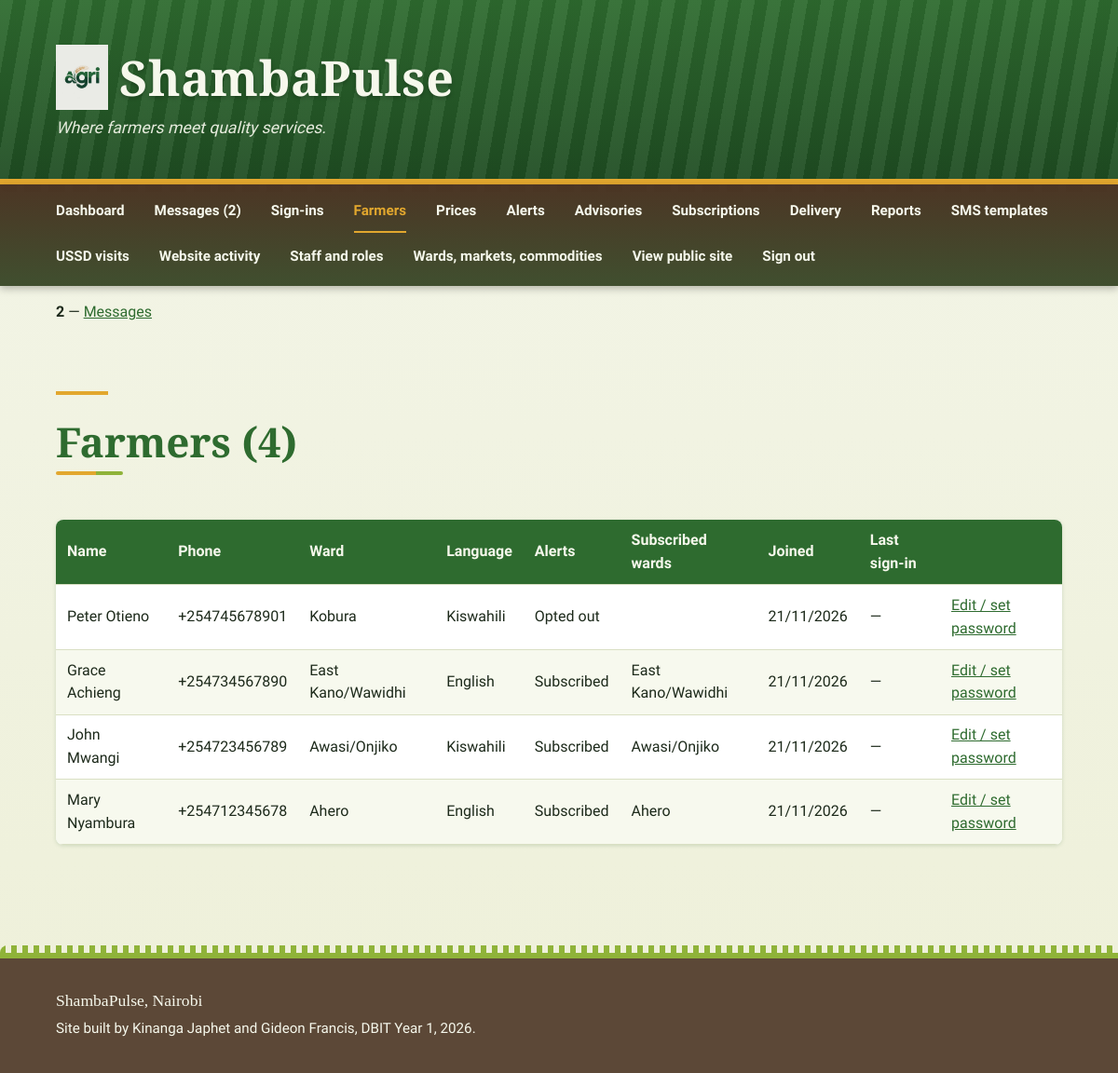
The app's page /admin/farmers.php (signed in) with its own data.
### tables this page shows
CREATE TABLE farmer (
  farmer_id INT AUTO_INCREMENT PRIMARY KEY,
  full_name VARCHAR(80) NOT NULL,
  phone VARCHAR(20) NOT NULL UNIQUE,
  password_hash VARCHAR(255) NULL,
  county VARCHAR(50) NOT NULL,
  ward VARCHAR(50) NOT NULL,
  language VARCHAR(10) NOT NULL DEFAULT 'English',
  consent TINYINT(1) NOT NULL DEFAULT 0,
  consent_at TIMESTAMP NULL,
  subscribed TINYINT(1) NOT NULL DEFAULT 1,
  last_login_at TIMESTAMP NULL,
  created_at TIMESTAMP NOT NULL DEFAULT CURRENT_TIMESTAMP
);

CREATE TABLE subscription (
  subscription_id INT AUTO_INCREMENT PRIMARY KEY,
  farmer_id INT NOT NULL,
  ward VARCHAR(50) NOT NULL,
  channel VARCHAR(10) NOT NULL DEFAULT 'sms',
  active TINYINT(1) NOT NULL DEFAULT 1,
  created_at TIMESTAMP NOT NULL DEFAULT CURRENT_TIMESTAMP,
  UNIQUE KEY uk_subscription (farmer_id, ward, channel),
  FOREIGN KEY (farmer_id) REFERENCES farmer (farmer_id)
);

### includes/bootstrap.php (called while the page is built, shortened)
<?php
function db(): PDO {
    static $pdo = null;
    if ($pdo === null) {
        $pdo = new PDO(
            'mysql:host=' . DB_HOST . ';dbname=' . DB_NAME . ';charset=utf8mb4',
            DB_USER, DB_PASS,
            [PDO::ATTR_ERRMODE => PDO::ERRMODE_EXCEPTION, PDO::ATTR_DEFAULT_FETCH_MODE => PDO::FETCH_ASSOC]
        );
        ensure_columns($pdo);
    }
    return $pdo;
}
function ensure_columns(PDO $pdo): void {
    foreach ([
        "ALTER TABLE message ADD COLUMN is_read TINYINT(1) NOT NULL DEFAULT 0",
        "ALTER TABLE farmer ADD COLUMN password_hash VARCHAR(255) NULL",
        "ALTER TABLE farmer ADD COLUMN last_login_at TIMESTAMP NULL",
        "ALTER TABLE farmer ADD COLUMN consent_at TIMESTAMP NULL",
        "ALTER TABLE price ADD COLUMN recorded_by INT NULL",
        "ALTER TABLE alert ADD COLUMN title VARCHAR(120) NOT NULL DEFAULT ''",
        "ALTER TABLE alert ADD COLUMN severity VARCHAR(10) NOT NULL DEFAULT 'info'",
        "ALTER TABLE alert ADD COLUMN ward VARCHAR(50) NOT NULL DEFAULT ''",
        "ALTER TABLE alert ADD COLUMN created_by INT NULL",
    ] as $sql) {
        try { $pdo->exec($sql); } catch (Throwable $e) {  }
    }
    ensure_doc_tables($pdo);
}
function ensure_doc_tables(PDO $pdo): void {
    foreach ($tables as $sql) {
        try { $pdo->exec($sql); } catch (Throwable $e) {  }
    }
    try {
        if ((int)($pdo->query("SELECT COUNT(*) FROM ward")->fetchColumn()) === 0) {
            $pdo->exec("INSERT INTO ward (name, lat, lon) VALUES ('Ahero', -0.1728, 34.9214), ('Awasi/Onjiko', -0.1833, 34.9833), ('East Kano/Wawidhi', -0.2167, 34.9667), ('Kabonyo/Kanyagwal', -0.2833, 34.9167), ('Kobura', -0.2333, 34.8333)");
        }
        if ((int)($pdo->query("SELECT COUNT(*) FROM market")->fetchColumn()) === 0) {
            $pdo->exec("INSERT INTO market (name, ward) VALUES ('Ahero', 'Ahero'), ('Awasi', 'Awasi/Onjiko'), ('Rabuor', 'Kobura'), ('Pap Onditi', 'East Kano/Wawidhi'), ('Nyando', 'Kabonyo/Kanyagwal'), ('Katito', 'East Kano/Wawidhi')");
        }
        if ((int)($pdo->query("SELECT COUNT(*) FROM commodity")->fetchColumn()) === 0) {
            $pdo->exec("INSERT INTO commodity (name, unit) VALUES ('Maize', '90kg bag'), ('Beans', '90kg bag'), ('Rice', '90kg bag'), ('Sorghum', '90kg bag'), ('Finger Millet', '90kg bag'), ('Groundnuts', 'kg'), ('Tomatoes', 'kg'), ('Onions', 'kg'), ('Sukuma Wiki', 'bunch'), ('Milk', 'litre'), ('Eggs', 'tray'), ('Live Chicken', 'bird'), ('Goat', 'animal'), ('Cattle', 'animal')");
        }
        if ((int)($pdo->query("SELECT COUNT(*) FROM staff")->fetchColumn()) === 0) {
            $st = $pdo->prepare("INSERT INTO staff (name, username, email, password_hash, role, ward) VALUES (?,?,?,?,?,?)");
            $st->execute(['ShambaPulse Admin', 'admin', 'admin@shambapulse.ke', password_hash('admin123', PASSWORD_DEFAULT), 'admin', '']);
            $st->execute(['Ahero Extension Officer', 'officer', 'officer@shambapulse.ke', password_hash('Officer123!', PASSWORD_DEFAULT), 'officer', 'Ahero']);
        }
        if ((int)($pdo->query("SELECT COUNT(*) FROM forecast")->fetchColumn()) === 0) seed_forecasts($pdo);
        if ((int)($pdo->query("SELECT COUNT(*) FROM advisory")->fetchColumn()) === 0) {
            $pdo->exec("INSERT INTO advisory (title, body_en, body_sw, ward, published_by) VALUES ('Planting after the rains', 'Plant maize within 3 days of the first heavy rain. Use certified seed and apply fertilizer after germination, not before the rain.', 'Panda mahindi ndani ya siku 3 baada ya mvua ya kwanza. Tumia mbegu bora na weka mbolea baada ya kumea, si kabla ya mvua.', 'Ahero', 2), ('Mulching during dry spells', 'Cover your crops with dry grass or leaves to keep soil moisture. Water early in the morning or late in the evening.', 'Funika mazao yako kwa majani makavu ili kuhifadhi unyevu. Mwagilia maji asubuhi na mapema au jioni.', 'Awasi/Onjiko', 2), ('Vaccinate livestock before the rains', 'Take goats and cattle for vaccination at the nearest veterinary point before the heavy rains start.', 'Peleka mbuzi na ngombe kwa chanjo kwenye kituo cha mifugo kabla ya mvua kubwa kuanza.', 'Kobura', 2)");
        }
        if ((int)($pdo->query("SELECT COUNT(*) FROM subscription")->fetchColumn()) === 0) {
            $pdo->exec("INSERT IGNORE INTO subscription (farmer_id, ward, channel, active) SELECT farmer_id, ward, 'sms', subscribed FROM farmer");
        }
    } catch (Throwable $e) {  }
}
function q(string $sql, array $params = []): array {
    $st = db()->prepare($sql);
    $st->execute($params);
    return $st->fetchAll();
}
function e(?string $s): string {
    return htmlspecialchars((string)$s, ENT_QUOTES, 'UTF-8');
}
function staff_role(): string { return (string)($_SESSION['staff_role'] ?? ''); }
function staff_ward(): ?string {
    return staff_role() === 'officer' ? (string)($_SESSION['staff_ward'] ?? '') : null;
}
function farmer_subscriptions(int $farmer_id): array {
    return q('SELECT * FROM subscription WHERE farmer_id = ? ORDER BY ward', [$farmer_id]);
}
    ?>

### admin/farmers.php (the view, shortened to what this page needs)
<?php
require_once __DIR__ . '/_admin.php';
$ward = staff_ward();
$rows = $ward === null
    ? q('SELECT farmer_id, full_name, phone, ward, language, consent, subscribed, created_at, last_login_at FROM farmer WHERE county = ? ORDER BY farmer_id DESC', [SCOPE_COUNTY])
    : q('SELECT farmer_id, full_name, phone, ward, language, consent, subscribed, created_at, last_login_at FROM farmer WHERE ward = ? ORDER BY farmer_id DESC', [$ward]);
?>
    <section class="page-intro">
        <h2>Farmers (<?= count($rows) ?>)<?= $ward ? ' — ' . e($ward) : '' ?></h2>
    </section>
    <table><thead><tr><th>Name</th><th>Phone</th><th>Ward</th><th>Language</th><th>Alerts</th><th>Subscribed wards</th><th>Joined</th><th>Last sign-in</th><th></th></tr></thead><tbody>
<?php foreach ($rows as $f): $subs = array_column(array_filter(farmer_subscriptions((int)$f['farmer_id']), fn($s) => $s['active']), 'ward'); ?>
        <tr><td><?= e($f['full_name']) ?></td><td><?= e($f['phone']) ?></td><td><?= e($f['ward']) ?></td><td><?= e($f['language']) ?></td><td><?= $f['subscribed'] ? 'Subscribed' : 'Opted out' ?></td><td><?= e(implode(', ', $subs)) ?></td><td><?= e(date('d/m/Y', strtotime($f['created_at']))) ?></td><td><?= $f['last_login_at'] ? e(date('d/m/Y H:i', strtotime($f['last_login_at']))) : '—' ?></td><td><a href="edit-farmer.php?id=<?= (int)$f['farmer_id'] ?>">Edit / set password</a></td></tr>
<?php endforeach; ?>
    </tbody></table>

### css/style.css (style rules this page uses)
:root { --leaf: #2e6b2f; --leaf-dark: #1f4d22; --soil: #4a3322e2; --soil-dark: #404f2f; --grain: #e2a72e; --grain-dark: #c48d1c; --sprout: #8fb339; --field: #f3f5e8; --card: #ffffff; --ink: #1d2a1b; --ink-soft: #4d5a47; --font-head: 'Source Serif 4', Georgia, serif; --font-body: 'Source Sans 3', Arial, Helvetica, sans-serif; }
* { box-sizing: border-box; }
h1, h2, h3 { font-family: var(--font-head); font-weight: 600; line-height: 1.2; }
a { color: var(--leaf); }
body { margin: 0; color: var(--ink); line-height: 1.55; font-family: var(--font-body); background-color: var(--field); background-image: linear-gradient(180deg, #f3f5e8 0%, #eef0d9 100%); display: grid; grid-template-columns: minmax(0, 1fr) 18rem; grid-template-areas: "header header" "nav nav" "main aside" "footer footer"; }
table { border-collapse: collapse; width: 100%; background: var(--card); }
th, td { padding: 0.6rem 0.75rem; text-align: left; border-bottom: 1px solid #d9dfc3; }
th { background-color: var(--leaf); color: #f6f8ec; }
tbody tr:nth-child(even) { background: #f7f9ee; }
body.inner { --page-pad: max(1.5rem, calc((100% - 70rem) / 2 + 1.25rem)); }
body.inner main h2 { position: relative; margin: 0 0 1.25rem; padding-bottom: 0.6rem; color: var(--leaf); font-size: clamp(1.6rem, 3vw, 2.1rem); }
body.inner main h2::after { content: ""; position: absolute; left: 0; bottom: 0; width: 4.5rem; height: 4px; background: linear-gradient(90deg, var(--grain) 0 60%, var(--sprout) 60% 100%); border-radius: 2px; }
body.inner main > section { margin-top: 3.5rem; }
body.inner .page-intro { max-width: 46rem; margin-top: 0; padding: 3.5rem 0 0.5rem; }
body.inner .page-intro::before { content: ""; display: block; width: 3.5rem; height: 4px; margin-bottom: 1.5rem; background: var(--grain); }
body.inner .page-intro h2 { font-size: clamp(2rem, 4.5vw, 2.75rem); }
body.inner table { margin: 1.25rem 0; overflow: hidden; border-radius: 8px; box-shadow: 0 1px 4px rgba(46, 107, 47, 0.18); }

### records on screen
farmer: full_name "Peter Otieno", phone "+254745678901", ward "Kobura", language "Kiswahili", subscribed "Opted out", created_at "21/11/2026"
farmer: full_name "Grace Achieng", phone "+254734567890", ward "East Kano/Wawidhi", language "English", subscribed "Subscribed", farmer_id.active "East Kano/Wawidhi", created_at "21/11/2026"
farmer: full_name "John Mwangi", phone "+254723456789", ward "Awasi/Onjiko", language "Kiswahili", subscribed "Subscribed", farmer_id.active "Awasi/Onjiko", created_at "21/11/2026"
farmer: full_name "Mary Nyambura", phone "+254712345678", ward "Ahero", language "English", subscribed "Subscribed", farmer_id.active "Ahero", created_at "21/11/2026"

### other values on screen
$label "Dashboard"
$label "Messages (2)"
$label "Sign-ins"
$label "Farmers"
$label "Prices"
$label "Alerts"
$label "Advisories"
$label "Subscriptions"
$label "Delivery"
$label "Reports"
$label "SMS templates"
$label "USSD visits"
$label "Website activity"
$label "Staff and roles"
$label "Wards, markets, commodities"
